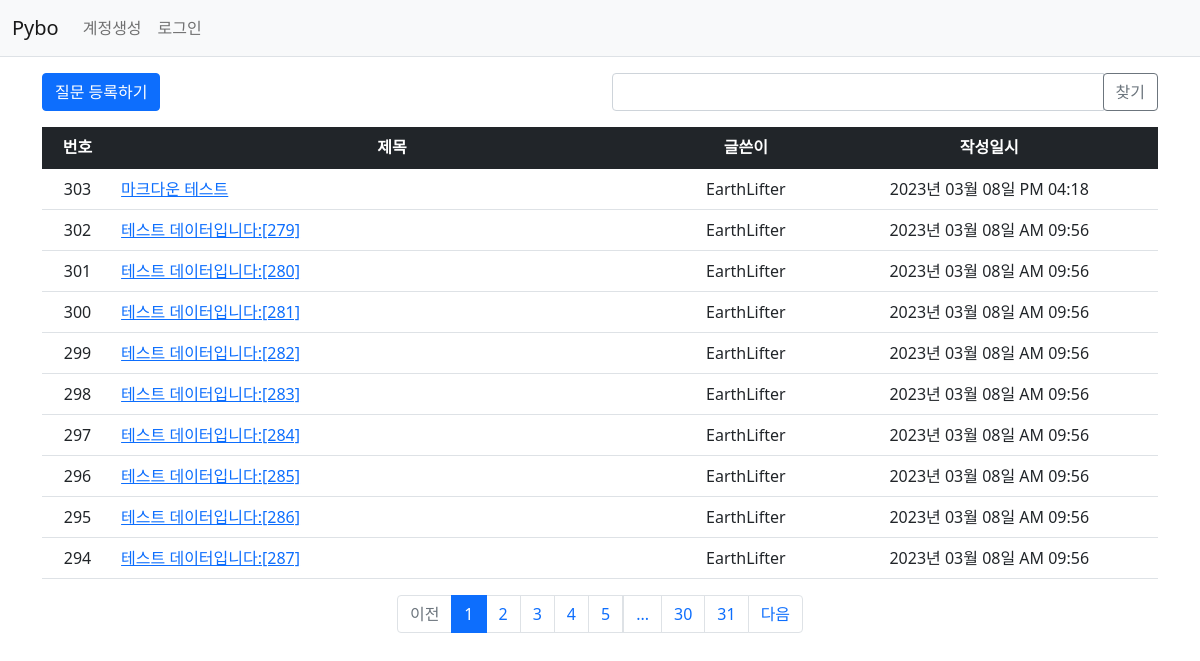
Page /question/list/ on the committed database.
### pybo/models.py (models this page shows)
class Question(db.Model):
    id=db.Column(db.Integer, primary_key=True)
    subject=db.Column(db.String(200), nullable=False)
    content=db.Column(db.Text(), nullable=False)
    create_date=db.Column(db.DateTime(), nullable=False)
    user_id=db.Column(db.Integer, db.ForeignKey('user.id', ondelete='CASCADE'), nullable=False)
    user = db.relationship('User', backref=db.backref('question_set'))
    modify_date = db.Column(db.DateTime(),nullable=True)
    voters = db.relationship('User', secondary=question_voter, backref=db.backref('question_voter_set'))

class User(db.Model):
    id = db.Column(db.Integer, primary_key=True)
    username = db.Column(db.String(150), unique=True, nullable=False)
    password = db.Column(db.String(200), nullable=False)
    email=db.Column(db.String(120), unique=True, nullable=False)

### pybo/views/question_views.py (the view, shortened to what this page needs)
@bp.route('/list/')
def _list():
    page = request.args.get('page', type=int, default=1)
    kw = request.args.get('kw', type=str, default='')
    question_list = Question.query.order_by(Question.create_date.desc())
    question_list = question_list.paginate(page=page, per_page=10)
    return render_template('question/question_list.html', question_list=question_list, page=page, kw=kw)

### pybo/filter.py (called while the page is built)
def format_datetime(value, fmt='%Y년 %m월 %d일 %p %I:%M'):
    return value.strftime(fmt)

### pybo/views/auth_views.py (called while the page is built)
@bp.before_app_request
def load_logged_in_user():
    user_id = session.get('user_id')
    if user_id is None:
        g.user = None
    else:
        g.user = User.query.get(user_id)

### pybo/templates/question/question_list.html (shortened to what this page needs)
{% extends 'base.html' %}
{% block content %}
<div class="container my-3">
    <div class="row my-3">
        <div class="col-6">
            <a href="{{ url_for('question.create') }}" class="btn btn-primary">질문 등록하기</a>
        </div>
        <div class="col-6">
            <div class="input-group">
                <input type="text" id="search_kw" class="form-control" value="{{ kw or '' }}">
                <div class="input-group-append">
                    <button class="btn btn-outline-secondary" type="button" id="btn_search">찾기</button>
                </div>
            </div>
        </div>
    </div>
    <table class="table">
        <thead>
        <tr class="text-center table-dark">
            <th>번호</th>
            <th style="width:50%">제목</th>
            <th>글쓴이</th>
            <th>작성일시</th>
        </tr>
        </thead>
        <tbody>
        {%if question_list %}
        {%for question in question_list.items %}
        <tr class="text-center">
            <td>{{ question_list.total - ((question_list.page-1) * question_list.per_page) - loop.index0 }}</td>
            <td class="text-start">
                <a href="{{url_for('question.detail', question_id=question.id) }}">{{question.subject}}</a>
            </td>
            <td>{{question.user.username}}</td>
            <td>{{question.create_date|datetime}}</td>
        </tr>
        {% endfor %}
        {% else %}
        <tr>
            <td colspan="3">"질문이 없습니다.</td>
        </tr>
        {% endif %}
        </tbody>
    </table>
    <ul class="pagination justify-content-center">
        {% if question_list.has_prev %}
        <li class="page-item">
            <a class="page-link" data-page="{{ question_list.prev_num }}" href="javascript:void(0)">이전</a>
        </li>
        {% else %}
        <li class="page-item disabled">
            <a class="page-link" tabindex="-1" aria-disabled="true" href="javascript:void(0)">이전</a>
        </li>
        {% endif %}
        {% for page_num in question_list.iter_pages() %}
        {% if page_num %}
        {% if page_num != question_list.page %}
        <li class="page-item">
            <a class="page-link" data-page="{{ page_num }}" href="javascript:void(0)">{{ page_num }}</a>
        </li>
        {% else %}
        <li class="page-item active" aria-current="page">
            <a class="page-link" href="javascript:void(0)">{{ page_num }}</a>
        </li>
        {% endif %}
        {% else %}
        <li class="disabled">
            <a class="page-link" href="javascript:void(0)">...</a>
        </li>
        {% endif %}
        {% endfor %}
        {% if question_list.has_next %}
        <li class="page-item">
            <a class="page-link" data-page="{{ question_list.next_num }}" href="javascript:void(0)">다음</a>
        </li>
        {% else %}
        <li class="page-item disabled">
            <a class="page-link" tabindex="-1" aria-disabled="true" href="javascript:void(0)">다음</a>
        </li>
        {% endif %}
    </ul>
</div>
{% endblock %}

### pybo/templates/base.html (shortened to what this page needs)
<!doctype html>
<html lang="ko">
<head>
    <link rel="stylesheet" href="{{ url_for('static', filename='bootstrap.min.css') }}">
    <link rel="stylesheet" href="{{ url_for('static', filename='style.css') }}">
</head>
<body>
{% include "navbar.html" %}
{% block content %}
{% endblock %}
</body>
</html>

### pybo/templates/navbar.html (shortened to what this page needs)
<nav class="navbar navbar-expand-lg navbar-light bg-light border-bottom">
    <div class="container-fluid">
        <a class="navbar-brand" href="{{ url_for('main.index') }}">Pybo</a>
        <div class="collapse navbar-collapse" id="navbarSupportedContent">
            {% if g.user %}
            <ul class="navbar-nav">
                <li class="nav-item ">
                    <a class="nav-link" href="{{url_for('auth.logout')}}">{{ g.user.username }} (로그아웃)</a>
                </li>
            </ul>
            {% else %}
            <ul class="navbar-nav me-auto mb-2 mb-lg-0">
                <li class="nav-item">
                    <a class="nav-link" href="{{url_for('auth.signup')}}">계정생성</a>
                </li>
                <li class="nav-item">
                    <a class="nav-link" href="{{url_for('auth.login')}}">로그인</a>
                </li>
            </ul>
            {% endif %}
        </div>
    </div>
</nav>

### rows in the picture
Question: total "303", subject "마크다운 테스트", user.username "EarthLifter", create_date "2023년 03월 08일 PM 04:18"
Question: total "302", subject "테스트 데이터입니다:[279]", user.username "EarthLifter", create_date "2023년 03월 08일 AM 09:56"
Question: total "301", subject "테스트 데이터입니다:[280]", user.username "EarthLifter", create_date "2023년 03월 08일 AM 09:56"
Question: total "300", subject "테스트 데이터입니다:[281]", user.username "EarthLifter", create_date "2023년 03월 08일 AM 09:56"
Question: total "299", subject "테스트 데이터입니다:[282]", user.username "EarthLifter", create_date "2023년 03월 08일 AM 09:56"
Question: total "298", subject "테스트 데이터입니다:[283]", user.username "EarthLifter", create_date "2023년 03월 08일 AM 09:56"
Question: total "297", subject "테스트 데이터입니다:[284]", user.username "EarthLifter", create_date "2023년 03월 08일 AM 09:56"
Question: total "296", subject "테스트 데이터입니다:[285]", user.username "EarthLifter", create_date "2023년 03월 08일 AM 09:56"
Question: total "295", subject "테스트 데이터입니다:[286]", user.username "EarthLifter", create_date "2023년 03월 08일 AM 09:56"
Question: total "294", subject "테스트 데이터입니다:[287]", user.username "EarthLifter", create_date "2023년 03월 08일 AM 09:56"

### other values in the picture
{{ page_num }} "1"
{{ page_num }} "2" "3" "4" "5" "30" "31"
